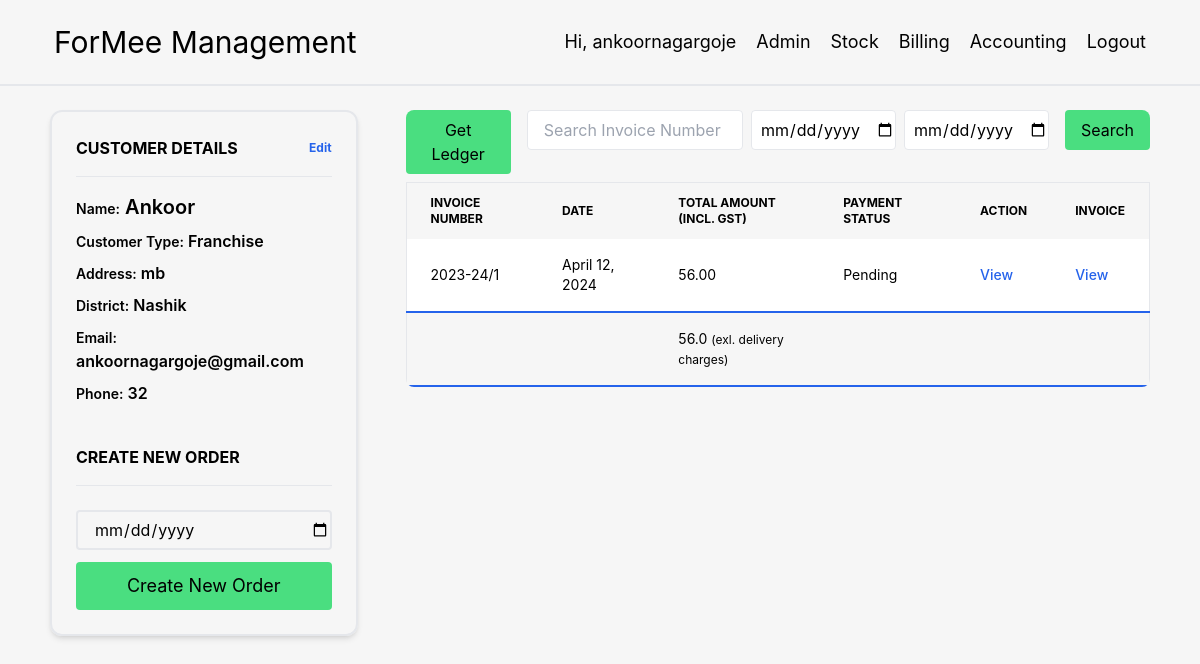
Page /billing/1/orders/ (signed in) on the committed database.
### Billing/models.py (models this page shows, shortened)
class Customer(models.Model):
    name = models.CharField(max_length=200)
    address = models.CharField(max_length=200)
    district = models.CharField(max_length=100, default='')
    email = models.EmailField()
    gstin = models.CharField(max_length=100)
    fssai = models.CharField(max_length=100)
    phone = models.PositiveBigIntegerField()
    birth_date = models.CharField(max_length=10, default="")
    order_type = models.CharField(max_length=30, choices=SALE_CHOICE, default='normal')
    franchise_id = models.CharField(default="", max_length=5)

class Order(models.Model):
    created_at = models.DateTimeField(auto_now_add=False, editable=True, null=True)
    customer = models.ForeignKey(Customer, on_delete=models.CASCADE)
    products = models.ManyToManyField(Product, through='OrderItem')
    order_total = models.FloatField(default=0)
    payment_status = models.CharField(max_length=30, default='Pending')
    payment_type = models.CharField(max_length=20, default='')
    discount = models.PositiveIntegerField(default=0, null=True, blank=True)
    delivery = models.FloatField(default=0, null=True, blank=True)
    def cgst(self):
        return self.order_total * 6 / 100
    def sgst(self):
        return self.order_total * 6 / 100
    def total_gst(self):
        return self.sgst() + self.cgst()
    def order_total_with_gst(self):
        return round(self.order_total + self.total_gst(), 0)

### Billing/views.py (the view, shortened to what this page needs)
# urls.py: path('billing/<int:customer_id>/orders/', views.order_list, name='order_list'),
@login_required
def order_list(request, customer_id):
    customer = get_object_or_404(Customer, id=customer_id)
    orders = customer.order_set.all().order_by('-created_at')
    total_sales = orders.aggregate(TOTAL=Sum('order_total'))['TOTAL']
    gst_total = 0
    sales_returns = SalesReturn.objects.filter(customer=customer, order__in=orders)
    return_items = ReturnItem.objects.filter(sales_return__in=sales_returns)
    if total_sales is not None:
        gst_total = round(total_sales + total_sales * 12 / 100, 0)
    invoice_search = request.GET.get('invoice_search')
    start_date = request.GET.get('start_date')
    end_date = request.GET.get('end_date')
    message = ""
    if invoice_search and invoice_search.strip():
        orders = Order.objects.filter(Q(pk__icontains=invoice_search) & Q(customer=customer))
        if start_date and end_date:
            start_datetime = datetime.strptime(start_date, '%Y-%m-%d')
            end_datetime = datetime.strptime(end_date, '%Y-%m-%d')
            orders = orders.filter(created_at__range=(start_datetime, end_datetime))
            message = f"Showing results of '{invoice_search}' from {start_date} to {end_date}"
        else:
            message = f"Showing results of '{invoice_search}'"
        total_sales = orders.aggregate(TOTAL=Sum('order_total'))['TOTAL']
        gst_total = round(total_sales + total_sales * 12 / 100, 0)
    else:
        if start_date and end_date:
            start_datetime = timezone.make_aware(datetime.strptime(start_date, '%Y-%m-%d'))
            end_datetime = timezone.make_aware(datetime.strptime(end_date, '%Y-%m-%d'))
            orders = orders.filter(created_at__range=(start_datetime, end_datetime))
            message = f"Showing results from {start_date} to {end_date}"
            total_sales = orders.aggregate(TOTAL=Sum('order_total'))['TOTAL']
            gst_total = round(total_sales + total_sales * 12 / 100, 0)
    form = OrderForm(request.POST or None)
    context = {
        'customer': customer,
        'orders': orders,
        'form': form,
        'total_sales': total_sales,
        'message': message,
        'gst_total': gst_total,
        'sales_returns': sales_returns,
        'return_items': return_items,
    }
    return render(request, 'order_list.html', context=context)

### Billing/forms.py (shortened to what this page needs)
class OrderForm(forms.ModelForm):
    created_at = forms.DateField(label='Created at', widget=forms.DateInput(attrs={'type': 'date'}),
                                 input_formats=['%Y-%m-%d'])
    payment_status = forms.CharField(required=False)
    class Meta:
        model = Order
        fields = ('created_at' ,'payment_status',)

### Billing/templates/order_list.html (shortened to what this page needs)
{% extends 'base.html' %}
{% load widget_tweaks %}
{% block body %}
<div class="flex w-11/12 m-auto">
    <div class="m-auto p-6 border-2 rounded-xl w-2/6 mr-6 mt-6 shadow-md">
        <div class="flex justify-between items-center">
            <div><p class="mb-4 text-md font-bold uppercase">Customer Details</p></div>
            <div><p class="mb-4 text-xs text-blue-600 font-bold"><a href="/{{ customer.pk }}/edit/">Edit</a></p></div>
        </div>
        <hr>
        <div class="my-4">
            <p class="text-xl my-2 font-semibold"><span class="text-sm">Name:</span> {{ customer.name }}</p>
            {% if customer.order_type %}
            <p class="text-md my-2 font-semibold"><span class="text-sm">Customer Type:</span>
                {{ customer.get_order_type_display }}
            </p>
            {% endif %}
            {% if customer.address != '' %}
            <p class="text-md my-2 font-semibold"><span class="text-sm">Address:</span> {{ customer.address }}</p>
            {% endif %}
            {% if customer.district != '' %}
            <p class="text-md my-2 font-semibold"><span class="text-sm">District:</span> {{ customer.district }}</p>
            {% endif %}
            {% if customer.email != '' %}
            <p class="text-md my-2 font-semibold"><span class="text-sm">Email:</span> {{ customer.email }}</p>
            {% endif %}
            <p class="text-md my-2 font-semibold"><span class="text-sm">Phone:</span> {{ customer.phone }}</p>
        </div>
        <br>
        <p class="mb-4 text-md font-bold uppercase">Create New Order</p>
        <hr>
        <br>
        <form method="post" class="flex flex-wrap">
            {% render_field form.created_at class="w-full h-10 indent-2 rounded bg-transparent border-2 mb-3" %}
            <button type="submit"
                    class="w-full bg-green-400 rounded h-12 text-lg hover:drop-shadow-2xl duration-300 ease-in-out">
                Create New Order
            </button>
        </form>
    </div>
    <div class="relative overflow-x-auto sm:rounded-lg w-5/6 m-auto mt-6 ml-6">
        <div class="flex justify-between w-full mb-2">
            <div class="mr-4">
                <a href="/ledger_view/{{ customer.id }}/">
                    <button type="submit" target="_blank" class="px-4 py-2 bg-green-400 rounded">Get Ledger</button>
                </a>
            </div>
            <div class="flex-grow flex-0">
                <form action="" class="flex">
                    <input type="text" class="w-full h-10 border rounded px-4" name="invoice_search"
                           placeholder="Search Invoice Number">
                    <div class="w-2/6 ml-2">
                        <input type="date" id="start_date" name="start_date"
                               class="h-10 w-full border indent-1 rounded">
                    </div>
                    <div class="w-2/6 mx-2">
                        <input type="date" id="end_date" name="end_date" class="h-10 w-full border indent-1 rounded">
                    </div>
                    <button type="submit" class="ml-2 px-4 py-2 bg-green-400 rounded">Search</button>
                </form>
            </div>
        </div>
        <table class="w-full text-sm text-left border">
            <thead class="text-xs uppercase">
            <tr>
                <th scope="col" class="px-6 py-3">
                    Invoice Number
                </th>
                <th scope="col" class="px-6 py-3">
                    Date
                </th>
                <th scope="col" class="px-6 py-3">
                    Total Amount<br>(Incl. GST)
                </th>
                <th scope="col" class="px-6 py-3">
                    Payment Status
                </th>
                <th scope="col" class="px-6 py-3">
                    Action
                </th>
                <th scope="col" class="px-6 py-3">
                    Invoice
                </th>
            </tr>
            </thead>
            <tbody>
            {% for order in orders %}
            <tr class="bg-white border-b">
                <td class="px-6 py-4">
                    2023-24/{{ order.pk }}
                </td>
                <td class="px-6 py-4">
                    {{ order.created_at|date:"F d, Y" }}
                </td>
                <td class="px-6 py-4">
                    {% if order.delivery %}
                    {% if customer.order_type != 'normal' and customer.order_type != 'exhibition' %}
                    {{ order.order_total_with_gst_and_delivery|floatformat:2 }}
                    {% else %}
                    {{ order.order_total_with_delivery|floatformat:2 }}
                    {% endif %}<span class="text-xs">(incl. delivery)</span>
                    {% else %}
                    {% if customer.order_type != 'normal' and customer.order_type != 'exhibition' %}
                    {{ order.order_total_with_gst|floatformat:2 }}
                    {% else %}
                    {{ order.order_total|floatformat:2 }}
                    {% endif %}
                    {% endif %}
                </td>
                <td class="px-6 py-4">
                    <p>{{ order.payment_status }}
                    </p>
                </td>
                <td class="px-6 py-4">
                    <a href="{{ order.pk }}" class="font-medium text-blue-600 hover:underline">View</a>
                </td>
                <td class="px-6 py-4">
                    <a href="/invoice/{{ order.id }}/" target="_blank"
                       class="font-medium text-blue-600 hover:underline">View</a>
                </td>
            </tr>
            {% endfor %}
            <tr class="border-y-2 border-blue-600">
                <td class="px-6 py-4" colspan="2">{{ message }}</td>
                <td class="px-6 py-4">
                    {% if customer.order_type != 'normal' and customer.order_type != 'exhibition' %}
                    {{ gst_total }}
                    {% else %}
                    {{ total_sales }}
                    {% endif %}
                    <span class="text-xs">(exl. delivery charges)</span>
                </td>
                <td class="px-6 py-4"></td>
                <td class="px-6 py-4"></td>
                <td class="px-6 py-4"></td>
            </tr>
            </tbody>
        </table>
    </div>
</div>
{% endblock %}

### Stock/templates/base.html (shortened to what this page needs)
<!DOCTYPE html>
<html lang="en">
<head>
    {% load static %}
    <script src="https://cdn.tailwindcss.com"></script>
</head>
<body style="font-family: -apple-system, BlinkMacSystemFont, 'Segoe UI', Roboto, Helvetica, Arial, sans-serif, 'Apple Color Emoji', 'Segoe UI Emoji', 'Segoe UI Symbol'; background-color:#f6f6f6;">
<nav class="w-full border-b-2">
    <div name="NAVBAR" class="p-4 flex flex-row w-[95%] m-auto flex-wrap justify-between items-center">
        <div class="flex-initial min-w-1/2">
            <p class="text-3xl p-2">ForMee Management</p>
        </div>
        <div class="flex-auto w-32 flex gap-1 justify-end items-center">
            {% if user.is_authenticated %}
            <div class=" ease-in-out duration-300 rounded-xl hover:bg-gray-200"><p class="text-lg p-2">Hi, {{ user.username }}</p></div>
            {% if user.username == 'ankoornagargoje' %}
            <div class=" ease-in-out duration-300 rounded-xl hover:bg-gray-200"><a href="/admin/"><p class="text-lg p-2">Admin</p></a></div>
            {% endif %}
            <div class=" ease-in-out duration-300 rounded-xl hover:bg-gray-200"><a href="/stock/"><p class="text-lg p-2 ease-in-out duration-300">Stock</p></a></div>
            <div class=" ease-in-out duration-300 rounded-xl hover:bg-gray-200"><a href="/billing/"><p class="text-lg p-2 ease-in-out duration-300">Billing</p></a></div>
            <div class=" ease-in-out duration-300 rounded-xl hover:bg-gray-200"><a href="/accounting/"><p class="text-lg p-2 ease-in-out duration-300">Accounting</p></a></div>
            <div class=" ease-in-out duration-300 rounded-xl hover:bg-gray-200"><a href="/logout/"><p class="text-lg p-2 ease-in-out duration-300">Logout</p></a></div>
            {% endif %}
        </div>
    </div>
</nav>
{% block body %}
{% endblock %}
</body>
</html>

### rows in the picture
Customer: name "Ankoor", order_type "Franchise", address "mb", district "Nashik", email "ankoornagargoje@gmail.com", phone "32"
Order: pk "1", created_at "April 12, 2024", order_total_with_gst "56.00", payment_status "Pending"

### other values in the picture
{{ user.username }} "ankoornagargoje"
{{ gst_total }} "56.0"
